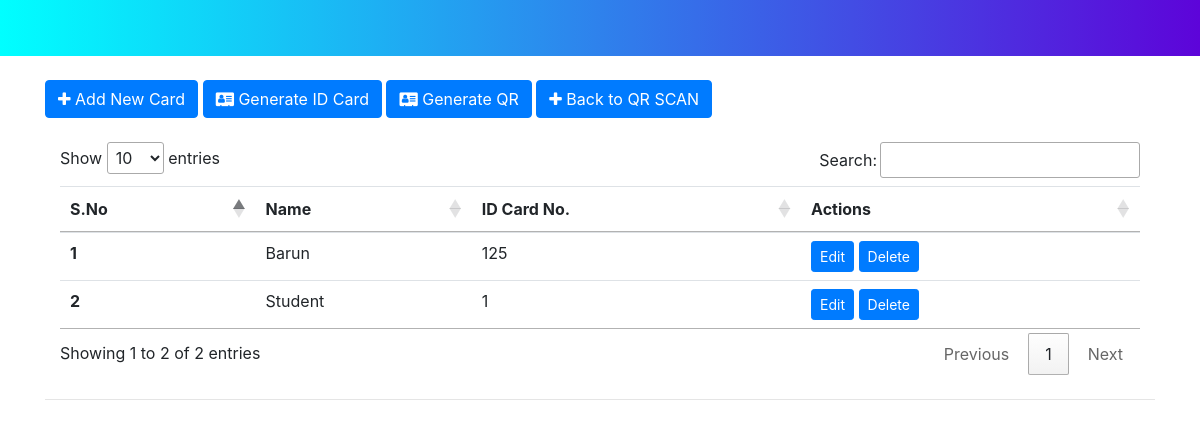
The page /card/index.php (signed in) on the database its author committed.
### tables this page shows
CREATE TABLE `cards` (
  `sno` int(11) NOT NULL,
  `name` varchar(50) NOT NULL,
  `grade` varchar(255) DEFAULT NULL,
  `id_no` varchar(15) DEFAULT NULL,
  `email` varchar(40) DEFAULT NULL,
  `phone` varchar(12) DEFAULT NULL,
  `address` varchar(100) DEFAULT NULL,
  `dob` varchar(255) DEFAULT NULL,
  `date` datetime NOT NULL DEFAULT current_timestamp(),
  `exp_date` varchar(20) DEFAULT NULL,
  `image` varchar(255) NOT NULL
);

### card/index.php (the view, shortened to what this page needs)
<?php
include('config.php');
?>
<!doctype html>
<html lang="en">
<head>
  <link rel="stylesheet" href="https://stackpath.bootstrapcdn.com/bootstrap/4.4.1/css/bootstrap.min.css"
>
  <link rel="stylesheet" href="//cdn.datatables.net/1.10.20/css/jquery.dataTables.min.css">
  <link rel="stylesheet" href="https://cdnjs.cloudflare.com/ajax/libs/font-awesome/4.7.0/css/font-awesome.min.css">
</head>
<body>
<nav class="navbar navbar-expand-lg navbar-dark" style="background-image: linear-gradient(to right, rgb(0,300,255), rgb(93,4,217));">
</nav>
  <div class="container my-4">
  <button class="btn btn-primary" type="button" data-toggle="collapse" data-target="#collapseExample" aria-expanded="false" aria-controls="collapseExample">
  <i class="fa fa-plus"></i> Add New Card
  </button>
  <a href="id-card.php" class="btn btn-primary">
  <i class="fa fa-address-card"></i> Generate ID Card
</a>
  <a href="generator.php" class="btn btn-primary">
  <i class="fa fa-address-card"></i> Generate QR
</a>
<a href="../qr/index.php" class="btn btn-primary">
  <i class="fa fa-plus"></i> Back to QR SCAN
</a>
  <div class="container my-4">
    <table class="table" id="myTable">
      <thead>
        <tr>
          <th scope="col">S.No</th>
          <th scope="col">Name</th>
          <th scope="col">ID Card No.</th>
          <th scope="col">Actions</th>
        </tr>
      </thead>
      <tbody>
        <?php
          $sql = "SELECT * FROM `cards` order by 1 DESC";
          $result = mysqli_query($conn, $sql);
          $sno = 0;
          while($row = mysqli_fetch_assoc($result)){
            $sno = $sno + 1;
            echo "<tr>
            <th scope='row'>". $sno . "</th>
            <td>". $row['name'] . "</td>
            <td>". $row['id_no'] . "</td>
            <td> <button class='edit btn btn-sm btn-primary' id=".$row['sno'].">Edit</button> <button class='delete btn btn-sm btn-primary' id=d".$row['sno'].">Delete</button>  </td>
          </tr>";
        }
          ?>
      </tbody>
    </table>
  </div>
  <hr>
</body>
</html>

### rows shown on the page
cards: name "Barun", id_no "125"
cards: name "Student", id_no "1"
